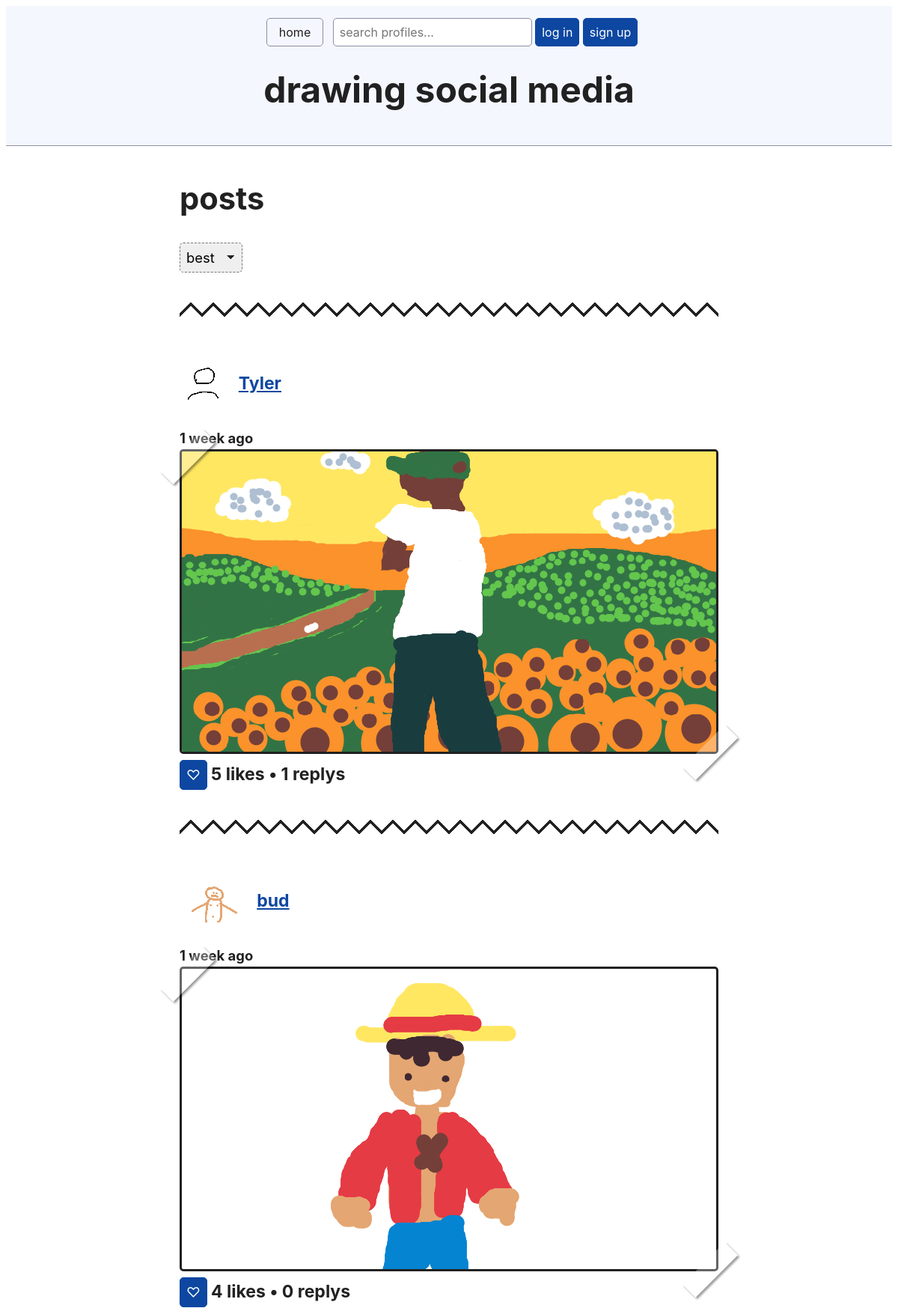
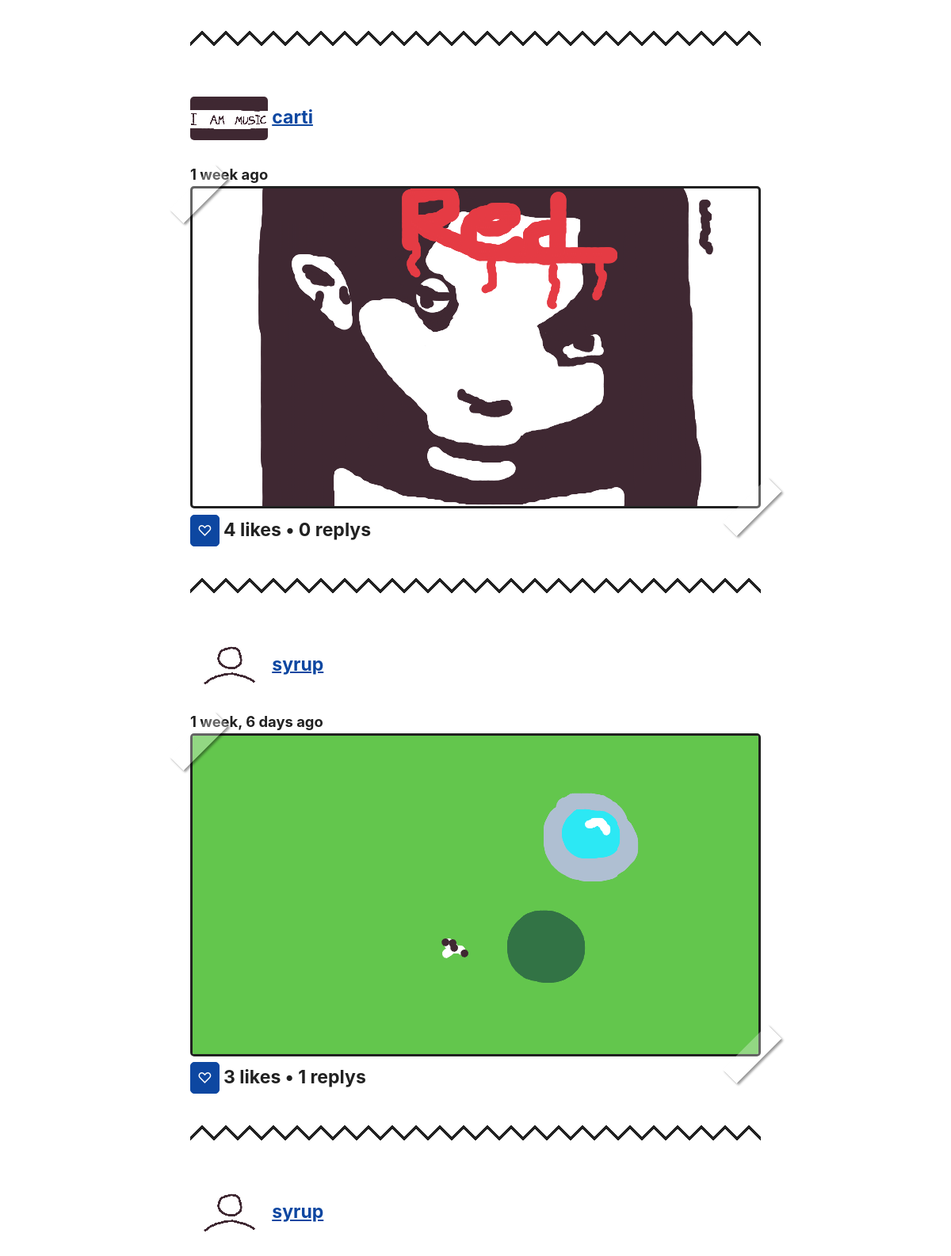
The page / (upper part) on the database its author committed (2 pictures, top to bottom).
### socialMedia/models.py (models this page shows, shortened)
class Post(models.Model):
    body = models.ImageField()
    created_by = models.ForeignKey("UserProfile", on_delete=models.CASCADE)
    created_on = models.DateTimeField(auto_now_add=True)

class UserProfile(models.Model):
    user = models.OneToOneField(User, on_delete=models.CASCADE)
    profile_picture = models.ImageField(default="placeholders/fpfPlaceholder.png")
    bio_picture = models.ImageField(default="placeholders/bioPlaceholder.png")
    def __str__(self):
        return self.user.username

### socialMedia/views.py (the view, shortened to what this page needs)
# urls.py: path('',views.post_homepage,name="home"),
def post_homepage(request):
    page=1
    order_by="-like_count"
    url_sort_by="best"
    parsed_url = parse_qs(urlparse(request.build_absolute_uri()).query)
    if('page' in parsed_url):
        page=parsed_url['page'][0]
    posts = Post.objects.all()
    posts = Paginator(posts.annotate(like_count=Count('likes')).order_by(order_by), 10)
    context = {
        "posts": posts.page(page),
        "url_sort_by" :url_sort_by,
        "page" : page,
        "max_page" : posts.num_pages
    }
    return render(request, "homepage.html", context)

### socialMedia/templates/homepage.html (shortened to what this page needs)
{% extends "base.html" %}
{% block page_content %}
    <h2>posts</h2>
    {% include "components/sort.html" %}
    {% for post in posts %}
        {% include 'components/post.html' %}
    {% endfor %}
{% endblock page_content %}

### socialMedia/templates/components/post.html (shortened to what this page needs)
{% load static %}
{% load filters %}
<div class="post">
    <div>
        <h4>
            <a href="{% url 'profile_detail' post.created_by.pk%}"><img style="height: 55px; border-style: none;vertical-align: middle;" src="/media/{{post.created_by.profile_picture}}" alt="body image"></a>
            <a href="{% url 'profile_detail' post.created_by.pk%}">{{ post.created_by }}</a>
        </h4>
        <b>{{ post.created_on|timesince}} ago</b>
        <div class="photo"><a href="{% url 'post_detail' post.pk%}"> <img class="art" src="/media/{{post.body.name }}" alt="body image"></a></div>
    </div>
    {% if user.is_authenticated %}
            <button hx-post="{% url 'post_like' post.pk %}">
                {% if post.likes.all|dasame:user.pk %}
                    ♥
                {% else %}
                    ♡
                {% endif %}
            </button>
    {% else %}
        <form style="display: inline;" method="post" action="{% url 'login' %}">
            <button type="submit">♡</button>
        </form>
    {% endif %}
    <h4 style="display: inline"> <span id='like-count' x-text="likes">{{post.likes.all.count}}</span> likes • <span x-text="replys">{{post.replys.all.count}}</span> replys</h4>
    <div class="zig-zag-line"></div>
</div>

### rows shown on the page
Post: created_by.profile_picture (placeholder picture), created_by "Tyler", created_on "1 week", body.name (picture), likes.all.count "5", replys.all.count "1"
Post: created_by.profile_picture (picture), created_by "bud", created_on "1 week", body.name (picture), likes.all.count "4", replys.all.count "0"
Post: created_by.profile_picture (picture), created_by "carti", created_on "1 week", body.name (picture), likes.all.count "4", replys.all.count "0"
Post: created_by.profile_picture (picture), created_by "syrup", created_on "1 week, 6 days", body.name (picture), likes.all.count "3", replys.all.count "1"
Post: created_by.profile_picture (picture), created_by "syrup"
